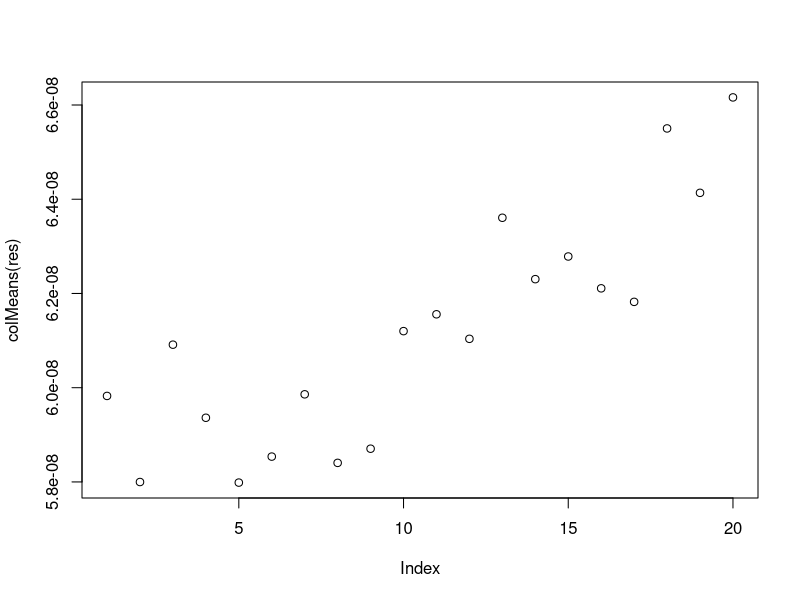

The R script that drew this image:

# Results of experiments

setwd(paste0(Sys.getenv('CS_HOME'),'/FinancialNetwork/SyntheticAsset/Models'))

res <- read.csv('res/201506_3.csv',sep=";",header=FALSE)
res=t(res)

# rough plot
plot(colMeans(res))
colMeans(res)
apply(res,2,sd)

# 95% CI on means

apply(res,2,function(c){2*1.96*sd(c)/sqrt(length(c))})
